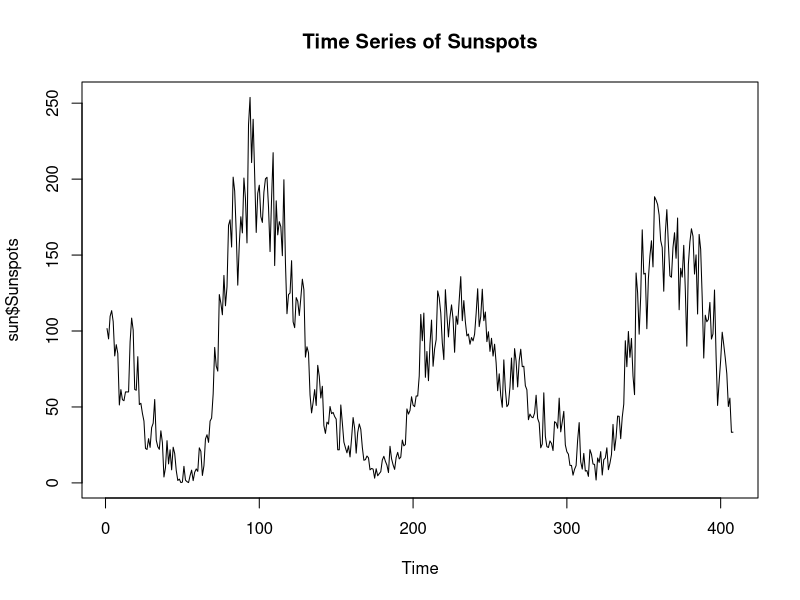
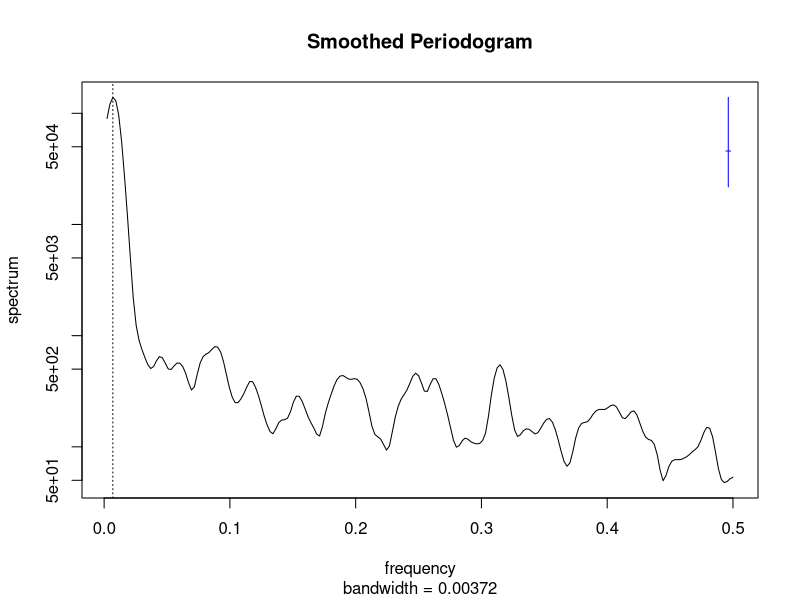
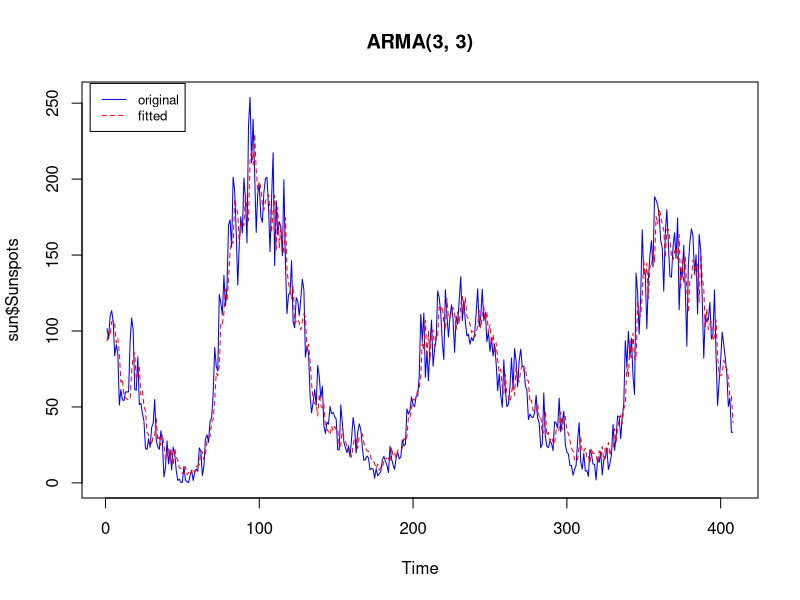
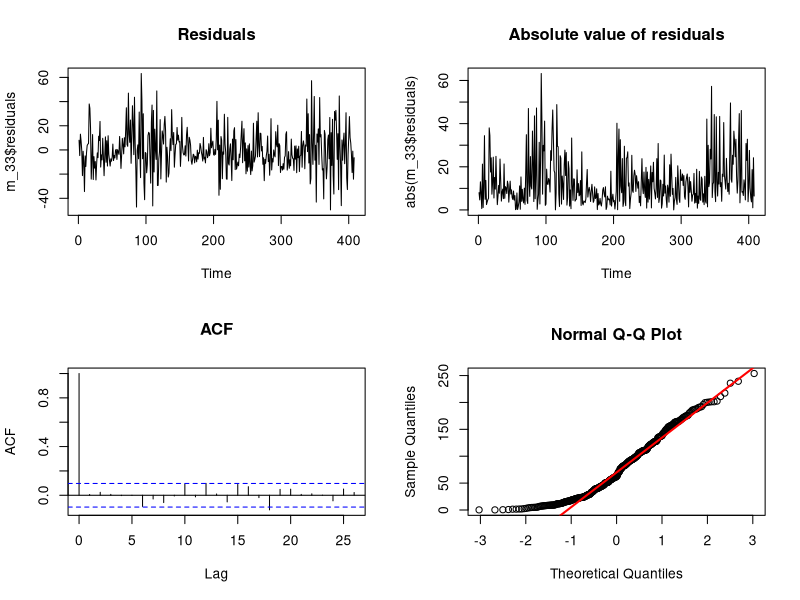

These charts were generated, in order, by the following R code: (Note: a time limit stopped this script after it produced the figures.)
## ---- chunk 1
# read in the data
suns = read.csv('sunspot.csv', header = T)
sun = suns[2413:2820, ]
val = sun[, 2]
summary(val)
## ---- chunk 2
# draw time series plot
plot.ts(sun$Sunspots, main = 'Time Series of Sunspots')
## ---- chunk 3
# draw periodgram 
estimated = spectrum(val, spans = c(3, 5, 3), main = 'Smoothed Periodogram')
abline(v=estimated$freq[which.max(estimated$spec)], lty="dotted")
## ---- chunk 4
# [5]
aic_table = function(da, P, Q){
  table = matrix(NA, (P + 1), (Q + 1))
  for (p in 0:P){
    for (q in 0:Q){
      table[p+1, q+1] = arima(da, order = c(p, 0, q))$aic
    }
  }
  dimnames(table) = list(paste('AR', 0:P, sep = ''), paste('MA', 0:Q, sep = ''))
  table
}
sun_table = aic_table(sun$Sunspots, 4, 5)
sun_table
## ---- chunk 5
library(forecast)
(m_33 = Arima(sun$Sunspots, order = c(3, 0, 3)))
## ---- chunk 6
plot.ts(sun$Sunspots, main = 'ARMA(3, 3)', col = 'blue')
sun_fit = fitted(m_33)
lines(sun_fit, col = 'red', lty = 2)
legend(-10, 263, legend = c('original', 'fitted'), lty = 1:2, col = c('blue', 'red'), cex = 0.8)
## ---- chunk 7
par(mfrow = c(2, 2))
plot(m_33$residuals, main = 'Residuals')
plot(abs(m_33$residuals), main = 'Absolute value of residuals')
acf(m_33$residuals, main = 'ACF')
qqnorm(sun$Sunspots)
qqline(sun$Sunspots, col = 'red', lwd = 2)
## ---- chunk 8
aic_table_sa = function(da, P, Q){
  table = matrix(NA, (P + 1), (Q + 1))
  for (p in 0:P){
    for (q in 0:Q){
      table[p+1, q+1] = arima(da, order = c(p, 0, q), seasonal=list(order=c(0, 1, 0), period = 142))$aic
    }
  }
  dimnames(table) = list(paste('AR', 0:P, sep = ''), paste('MA', 0:Q, sep = ''))
  table
}
sun_table = aic_table_sa(sun$Sunspots, 4, 5)
sun_table
## ---- chunk 9
(sm_22 = Arima(sun$Sunspots, order = c(2, 0, 2), seasonal = list(order=c(0, 1, 0), period = 142)))
## ---- chunk 10
plot.ts(sun$Sunspots, main = 'SARIMA', col = 'blue')
sun_fit = fitted(sm_22)
lines(sun_fit, col = 'red', lty = 2)
legend(-10, 263, legend = c('original', 'fitted'), lty = 1:2, col = c('blue', 'red'), cex = 0.8)
## ---- chunk 11
par(mfrow = c(2, 2))
plot(sm_22$residuals, main = 'Residuals')
plot(abs(sm_22$residuals), main = 'Absolute value of residuals')
acf(sm_22$residuals, main = 'ACF')
qqnorm(sun$Sunspots)
qqline(sun$Sunspots, col = 'red', lwd = 2)
## ---- chunk 12
real_all = read.csv('SN_m_tot_V2.0.csv', header = FALSE)
colnames(real_all) = c('Year', 'Month', 'Time', 'Number', 'ERR1', 'ERR2', 'ERR3')

rowi = which(real_all$Year == 1984 & real_all$Month == 1)
rowj = rowi + 400
real = real_all[c(rowi:rowj), 'Number']
## ---- chunk 13
plot.ts(real, main = 'Predction vs. Real', col = 'blue')
sun_fit = predict(m_33, 400)
lines(as.numeric(sun_fit$pred), col = 'red', lty = 2)
legend(320, 290, legend = c('Real', 'Predict'), lty = 1:2, col = c('blue', 'red'), cex = 0.8)
